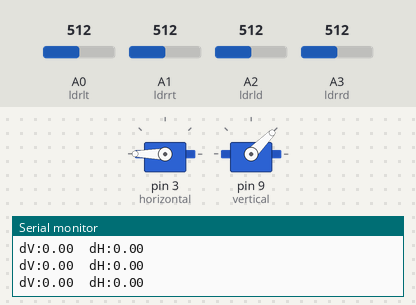
A sketch run on a simulated Arduino Uno, built with avr-gcc and run on an emulated ATmega328P. On the bench: 2 × servo, the last lines printed to the serial monitor. The inputs (shaded band) are chosen by the test bench; at power-on: A0 (ldrlt) = 512, A3 (ldrrd) = 512, A1 (ldrrt) = 512, A2 (ldrld) = 512.

Above: at 3.7 s.
3.8 s: A0 (ldrlt) set to 528
6.8 s: A0 (ldrlt) set to 537
At 7.45 s:
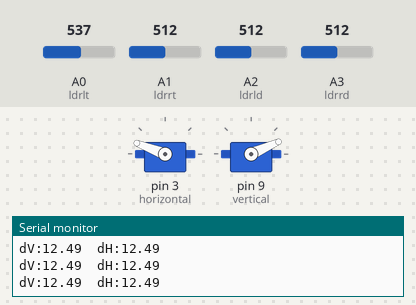
At 8.06 s:
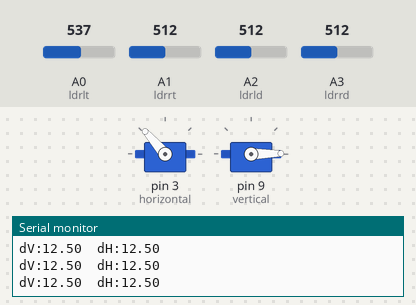
9.8 s: A3 (ldrrd) set to 716
At 11.7 s:
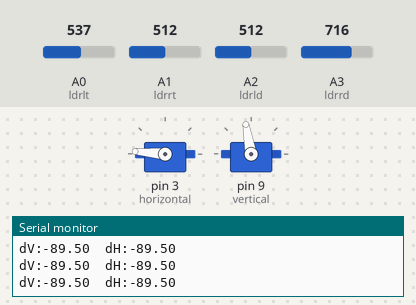
12.2 s: A1 (ldrrt) set to 534
13.7 s: A1 (ldrrt) set to 544
15.2 s: A2 (ldrld) set to 350
18.2 s: A2 (ldrld) set to 326
At 20.8 s:
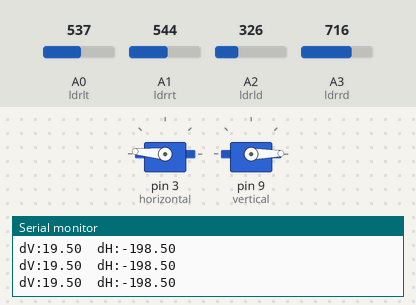
Timing chart, 0 to 22.2 s (numbered marks = the images above; inputs shaded):
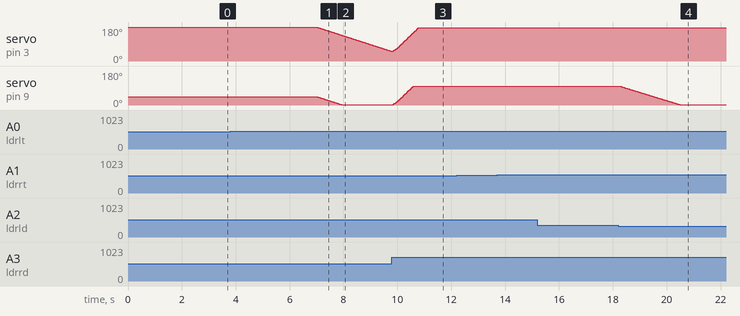

Measured:
- the behaviour switches between 536 and 537 on A0 (ldrlt) (found by bisection; images 0 and 1)
- the behaviour switches between 341 and 340 on A2 (ldrld) (found by bisection; images 3 and 4)
- after the input at 6.8 s, servo on pin 3 (horizontal): moves from 180° to 51° over 2.8 s, starting after 0.21 s; servo on pin 9 (vertical): moves from 45° to 1° over 0.93 s, starting after 0.21 s
- after the input at 9.8 s, servo on pin 9 (vertical): moves from 1° to 100° over 0.78 s, starting at once
- after the input at 18.2 s, servo on pin 9 (vertical): moves from 100° to 1° over 2.2 s, starting after 0.06 s

The sketch:

solar_tracker.ino
```cpp
#include <Servo.h>

Servo horizontal;
int servohori = 180;
int servohoriLimitHigh = 175;
int servohoriLimitLow = 5;

Servo vertical;
int servovert = 45;
int servovertLimitHigh = 100;
int servovertLimitLow = 1;

int ldrlt = A0;  // Top Left
int ldrrt = A1;  // Top Right
int ldrld = A2;  // Bottom Left
int ldrrd = A3;  // Bottom Right

float slt, srt, sld, srd;
const float alpha = 0.2;  // Faster response than 0.05, still smoothed

void setup() {
  Serial.begin(9600);
  horizontal.attach(3);
  vertical.attach(9);
  horizontal.write(servohori);
  vertical.write(servovert);
  delay(2500);

  // Seed EMA properly
  slt = analogRead(ldrlt);
  srt = analogRead(ldrrt);
  sld = analogRead(ldrld);
  srd = analogRead(ldrrd);
}

void loop() {
  // Single reads — no extra delay, fast loop
  int lt = analogRead(ldrlt);
  int rt = analogRead(ldrrt);
  int ld = analogRead(ldrld);
  int rd = analogRead(ldrrd);

  // EMA smoothing
  slt = alpha * lt + (1 - alpha) * slt;
  srt = alpha * rt + (1 - alpha) * srt;
  sld = alpha * ld + (1 - alpha) * sld;
  srd = alpha * rd + (1 - alpha) * srd;

  const int tol = 12;   // Dead-band — ignore tiny fluctuations
  const int dtime = 20; // ms per step — sweet spot between speed and smoothness

  float avt = (slt + srt) / 2.0;
  float avd = (sld + srd) / 2.0;
  float avl = (slt + sld) / 2.0;
  float avr = (srt + srd) / 2.0;

  float dvert  = avt - avd;
  float dhoriz = avl - avr;

  // Proportional step size — bigger error = bigger jump, faster tracking
  int vstep = (abs(dvert)  > 80) ? 3 : (abs(dvert)  > 35) ? 2 : 1;
  int hstep = (abs(dhoriz) > 80) ? 3 : (abs(dhoriz) > 35) ? 2 : 1;

  if (abs(dvert) > tol) {
    if (avt > avd) {
      servovert -= vstep;
      if (servovert < servovertLimitLow) servovert = servovertLimitLow;
    } else {
      servovert += vstep;
      if (servovert > servovertLimitHigh) servovert = servovertLimitHigh;
    }
    vertical.write(servovert);
  }

  if (abs(dhoriz) > tol) {
    if (avl > avr) {
      servohori -= hstep;
      if (servohori < servohoriLimitLow) servohori = servohoriLimitLow;
    } else {
      servohori += hstep;
      if (servohori > servohoriLimitHigh) servohori = servohoriLimitHigh;
    }
    horizontal.write(servohori);
  }

  Serial.print("dV:"); Serial.print(dvert);
  Serial.print("  dH:"); Serial.println(dhoriz);

  delay(dtime);
}
```
